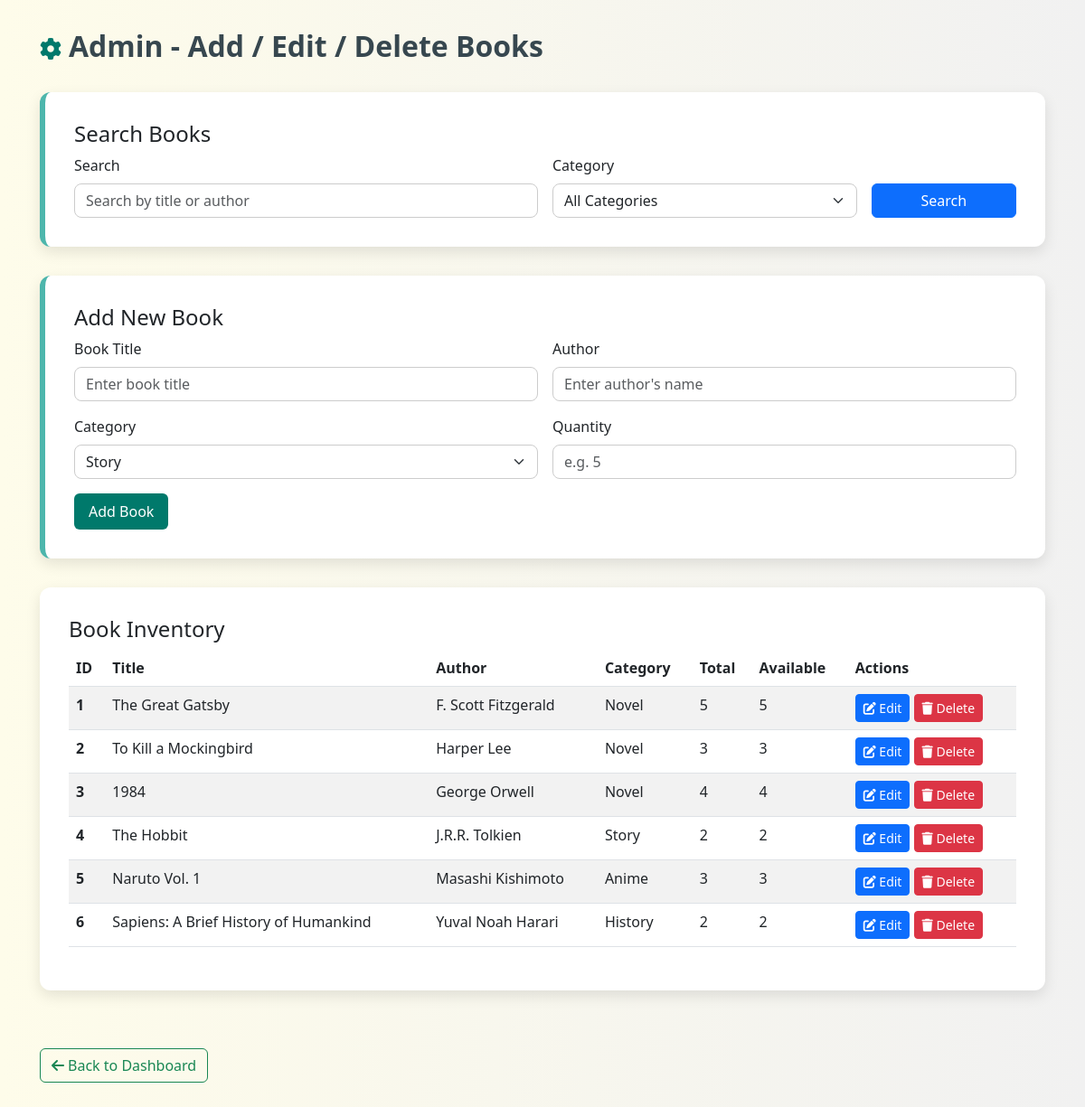
Page /admin/books (signed in) on the committed database.
### models.py (models this page shows, shortened)
class Book(db.Model):
    id = db.Column(db.Integer, primary_key=True)
    title = db.Column(db.String(200), nullable=False)
    author = db.Column(db.String(100), nullable=False)
    category = db.Column(db.String(50), nullable=False)
    quantity = db.Column(db.Integer, default=1)
    available_quantity = db.Column(db.Integer, default=1)
    date_added = db.Column(db.DateTime, default=datetime.utcnow)
    borrowed_records = db.relationship('BorrowedBook', backref='book', lazy=True)

### routes.py (the view, shortened to what this page needs)
@app.route('/admin/books', methods=['GET', 'POST'])
@login_required
def admin_books():
    if not current_user.is_admin:
        flash('Access denied. Admin privileges required.', 'danger')
        return redirect(url_for('dashboard'))
    add_form = AddBookForm()
    update_form = UpdateBookForm()
    delete_form = DeleteBookForm()
    search_form = SearchBookForm()
    query = Book.query
    books = query.all()
    return render_template('admin_books.html',
                          add_form=add_form,
                          update_form=update_form,
                          delete_form=delete_form,
                          search_form=search_form,
                          books=books)

### forms.py
class AddBookForm(FlaskForm):
    title = StringField('Book Title', validators=[DataRequired(), Length(max=200)])
    author = StringField('Author', validators=[DataRequired(), Length(max=100)])
    category = SelectField('Category', choices=[
        ('Story', 'Story'),
        ('Novel', 'Novel'),
        ('Anime', 'Anime/Manga'),
        ('Biography', 'Biography'),
        ('Motivational', 'Motivational'),
        ('History', 'History'),
        ('Educational', 'Educational')
    ], validators=[DataRequired()])
    quantity = IntegerField('Quantity', validators=[DataRequired(), NumberRange(min=1)])
    submit = SubmitField('Add Book')

class UpdateBookForm(FlaskForm):
    book_id = HiddenField('Book ID')
    title = StringField('Book Title', validators=[DataRequired(), Length(max=200)])
    author = StringField('Author', validators=[DataRequired(), Length(max=100)])
    category = SelectField('Category', choices=[
        ('Story', 'Story'),
        ('Novel', 'Novel'),
        ('Anime', 'Anime/Manga'),
        ('Biography', 'Biography'),
        ('Motivational', 'Motivational'),
        ('History', 'History'),
        ('Educational', 'Educational')
    ], validators=[DataRequired()])
    quantity = IntegerField('Quantity', validators=[DataRequired(), NumberRange(min=1)])
    submit = SubmitField('Update Book')

### app.py (called while the page is built)
@login_manager.user_loader
def load_user(user_id):
    return db.session.get(User, int(user_id))

### templates/admin_books.html (shortened to what this page needs)
<!DOCTYPE html>
<html lang="en">
<head>
  <link href="https://cdn.jsdelivr.net/npm/bootstrap@5.3.0/dist/css/bootstrap.min.css" rel="stylesheet" />
  <link rel="stylesheet" href="https://cdnjs.cloudflare.com/ajax/libs/font-awesome/6.4.0/css/all.min.css" />
</head>
<body>
  <div class="container">
    <h2><i class="fa-solid fa-gear me-2 icon"></i>Admin - Add / Edit / Delete Books</h2>
    <div class="book-card">
      <h4>Search Books</h4>
      <form method="POST" action="{{ url_for('admin_books') }}" class="row g-3">
        <div class="col-md-6">
          {{ search_form.search_term.label(class="form-label") }}
          {{ search_form.search_term(class="form-control", placeholder="Search by title or author") }}
        </div>
        <div class="col-md-4">
          {{ search_form.category.label(class="form-label") }}
          {{ search_form.category(class="form-select") }}
        </div>
        <div class="col-md-2 d-flex align-items-end">
          {{ search_form.submit(class="btn btn-primary w-100") }}
        </div>
      </form>
    </div>
    <div class="book-card" id="addBookForm">
      <h4>Add New Book</h4>
      <form class="row g-3" method="POST" action="{{ url_for('admin_books') }}">
        <div class="col-md-6">
          {{ add_form.title.label(class="form-label") }}
          {{ add_form.title(class="form-control", placeholder="Enter book title") }}
        </div>
        <div class="col-md-6">
          {{ add_form.author.label(class="form-label") }}
          {{ add_form.author(class="form-control", placeholder="Enter author's name") }}
        </div>
        <div class="col-md-6">
          {{ add_form.category.label(class="form-label") }}
          {{ add_form.category(class="form-select") }}
        </div>
        <div class="col-md-6">
          {{ add_form.quantity.label(class="form-label") }}
          {{ add_form.quantity(class="form-control", placeholder="e.g. 5", min="1") }}
        </div>
        <div class="col-12">
          <button type="submit" class="btn btn-manage" name="add">Add Book</button>
        </div>
      </form>
    </div>
    <div class="books-table">
      <h4>Book Inventory</h4>
      <table class="table table-striped">
        <thead>
          <tr>
            <th scope="col">ID</th>
            <th scope="col">Title</th>
            <th scope="col">Author</th>
            <th scope="col">Category</th>
            <th scope="col">Total</th>
            <th scope="col">Available</th>
            <th scope="col">Actions</th>
          </tr>
        </thead>
        <tbody>
          {% for book in books %}
          <tr>
            <th scope="row">{{ book.id }}</th>
            <td>{{ book.title }}</td>
            <td>{{ book.author }}</td>
            <td>{{ book.category }}</td>
            <td>{{ book.quantity }}</td>
            <td>{{ book.available_quantity }}</td>
            <td>
              <button class="btn btn-sm btn-primary update-book-btn" data-id="{{ book.id }}">
                <i class="fas fa-edit"></i> Edit
              </button>
              <button class="btn btn-sm btn-danger delete-book-btn" data-id="{{ book.id }}" data-title="{{ book.title }}">
                <i class="fas fa-trash"></i> Delete
              </button>
            </td>
          </tr>
          {% else %}
          <tr>
            <td colspan="7" class="text-center">No books found</td>
          </tr>
          {% endfor %}
        </tbody>
      </table>
    </div>
    <a href="{{ url_for('dashboard') }}" class="btn btn-outline-success back-btn">
      <i class="fa-solid fa-arrow-left me-1"></i>Back to Dashboard
    </a>
  </div>
</body>
</html>

### templates/admin_books.html (style rules this page uses)
body { background: linear-gradient(to right, #fefcea, #f1f1f1); font-family: 'Segoe UI', Tahoma, Geneva, Verdana, sans-serif; padding: 2rem; }
h2 { color: #37474f; font-weight: bold; margin-bottom: 2rem; }
.book-card { background-color: #ffffff; border-radius: 12px; padding: 2rem; box-shadow: 0 6px 16px rgba(0, 0, 0, 0.1); transition: transform 0.3s ease, box-shadow 0.3s ease; border-left: 6px solid #4db6ac; margin-bottom: 2rem; }
.form-control, .form-select { border-radius: 8px; border: 1px solid #ccc; }
label { font-weight: 500; }
.btn-manage { background-color: #00796b; border: none; color: #fff; padding: 0.5rem 1rem; border-radius: 6px; transition: background 0.3s ease; }
.icon { font-size: 1.5rem; color: #00796b; }
.back-btn { margin-top: 2rem; }
.books-table { background-color: #ffffff; border-radius: 12px; padding: 2rem; box-shadow: 0 6px 16px rgba(0, 0, 0, 0.1); margin-bottom: 2rem; }

### rows in the picture
Book: id "1", title "The Great Gatsby", author "F. Scott Fitzgerald", category "Novel", quantity "5", available_quantity "5"
Book: id "2", title "To Kill a Mockingbird", author "Harper Lee", category "Novel", quantity "3", available_quantity "3"
Book: id "3", title "1984", author "George Orwell", category "Novel", quantity "4", available_quantity "4"
Book: id "4", title "The Hobbit", author "J.R.R. Tolkien", category "Story", quantity "2", available_quantity "2"
Book: id "5", title "Naruto Vol. 1", author "Masashi Kishimoto", category "Anime", quantity "3", available_quantity "3"
Book: id "6", title "Sapiens: A Brief History of Humankind", author "Yuval Noah Harari", category "History", quantity "2", available_quantity "2"

### other values in the picture
{{ search_form.search_term.label(class="form-label") }} "Search"
{{ search_form.category.label(class="form-label") }} "Category"
{{ add_form.title.label(class="form-label") }} "Book Title"
{{ add_form.author.label(class="form-label") }} "Author"
{{ add_form.category.label(class="form-label") }} "Category"
{{ add_form.quantity.label(class="form-label") }} "Quantity"
